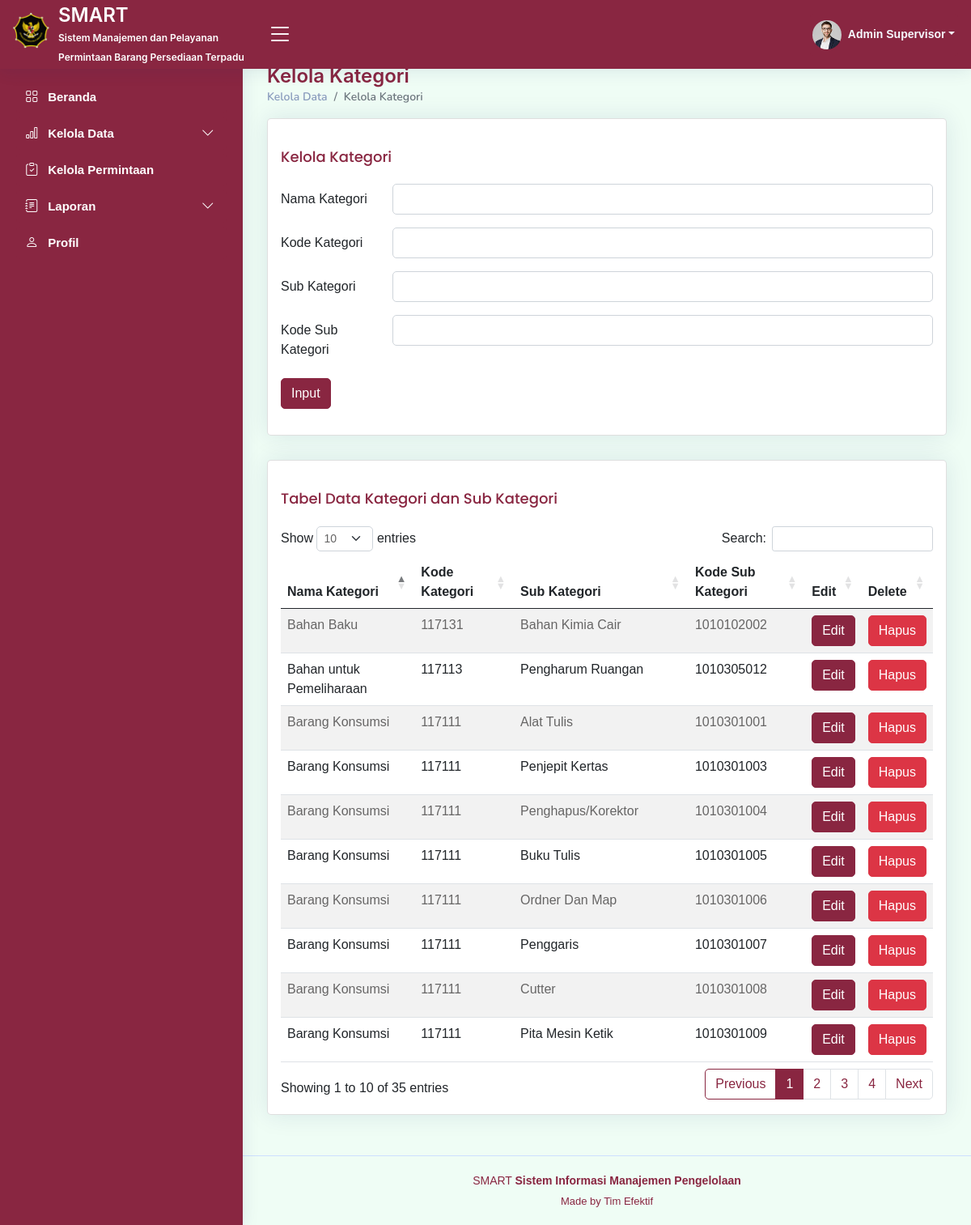
Before: /kelolaKategori.php (signed in) with the older database file.
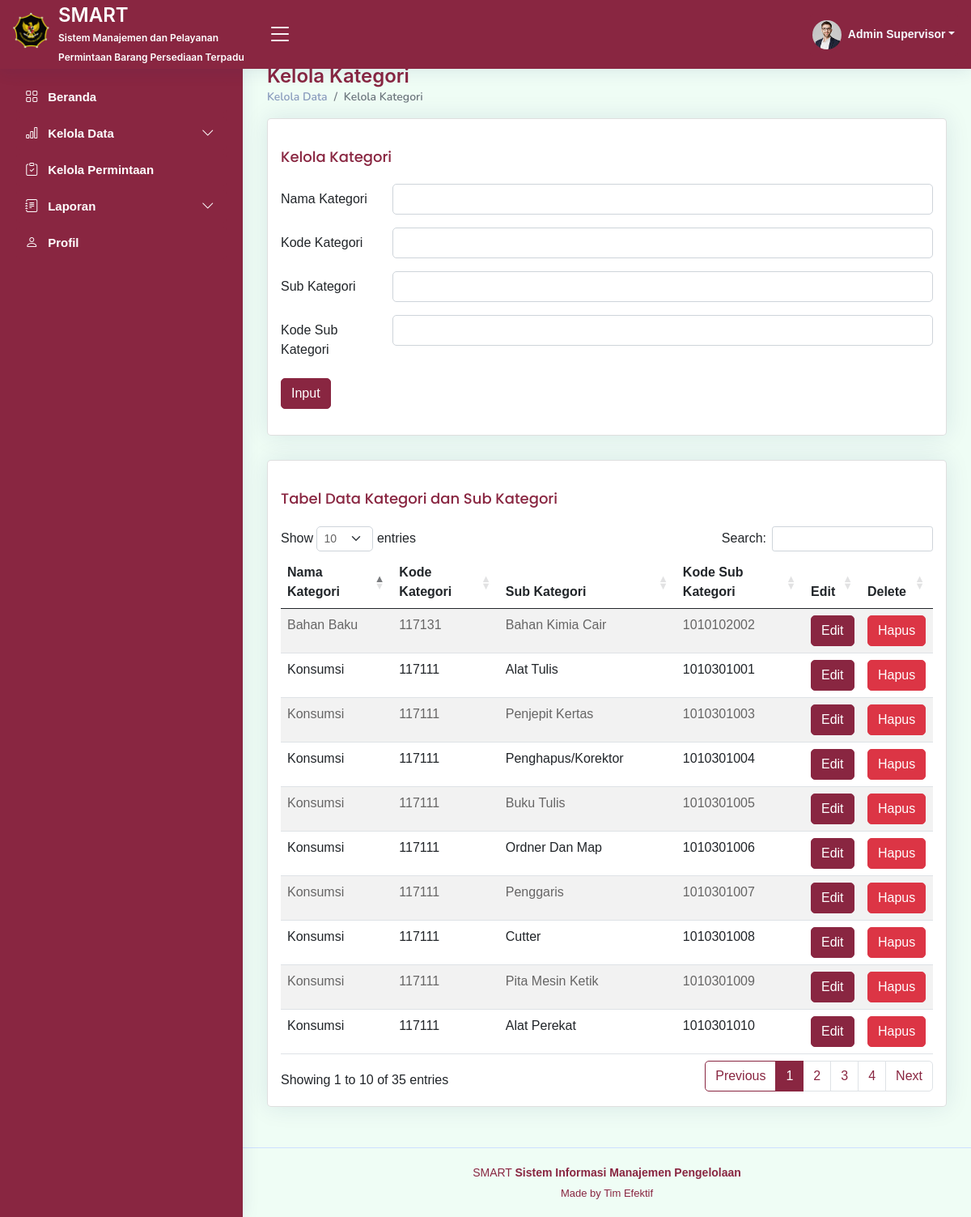
After: the same page with the newer database file.
### tables this page shows
CREATE TABLE `tb_kategori` (
  `id_kategori` int(11) NOT NULL,
  `nama_kategori` varchar(50) NOT NULL,
  `kode_kategori` int(11) NOT NULL,
  `nama_sub_kategori` varchar(50) NOT NULL,
  `kode_sub_kategori` int(11) NOT NULL
);

### kelolaKategori.php (the view, shortened to what this page needs)
<?php
$nama_lengkap = $_SESSION['nama_lengkap'];
?>
<!DOCTYPE html>
<head>
  <link href="assets/vendor/bootstrap/css/bootstrap.min.css" rel="stylesheet" />
  <link href="assets/vendor/bootstrap-icons/bootstrap-icons.css" rel="stylesheet" />
  <link href="assets/vendor/boxicons/css/boxicons.min.css" rel="stylesheet" />
  <link href="assets/vendor/quill/quill.snow.css" rel="stylesheet" />
  <link href="assets/vendor/quill/quill.bubble.css" rel="stylesheet" />
  <link href="assets/vendor/remixicon/remixicon.css" rel="stylesheet" />
  <link href="assets/vendor/simple-datatables/style.css" rel="stylesheet" />
  <link rel="stylesheet" href="https://cdnjs.cloudflare.com/ajax/libs/twitter-bootstrap/5.2.0/css/bootstrap.min.css" />
  <link rel="stylesheet" href="https://cdn.datatables.net/1.13.4/css/dataTables.bootstrap5.min.css" />
  <link href="https://cdnjs.cloudflare.com/ajax/libs/font-awesome/5.10.0/css/all.min.css" rel="stylesheet" />
  <link href="https://cdn.jsdelivr.net/npm/bootstrap-icons@1.4.1/font/bootstrap-icons.css" rel="stylesheet" />
  <link href="assets/css/style.css" rel="stylesheet" />
  <link href="assets/css/bootstrap.min.css" rel="stylesheet" />
</head>
<body>
  <header id="header" class="header fixed-top d-flex align-items-center">
    <div class="d-flex align-items-center justify-content-between">
      <a href="index.html" class="logo d-flex align-items-center">
        <img src="assets/img/logo2.png" alt="">
        <span class="htsimpan">SMART<br>
          <tb class="tbsmart">Sistem Manajemen dan Pelayanan Permintaan Barang Persediaan Terpadu</tb>
        </span>
      </a>
      <i class="bi bi-list toggle-sidebar-btn"></i>
    </div>
    <nav class="header-nav ms-auto">
      <ul class="d-flex align-items-center">
        <li class="nav-item dropdown pe-3">
          <a class="nav-link nav-profile d-flex align-items-center pe-0" href="#" data-bs-toggle="dropdown">
            <img src="assets/img/profile-img.jpg" alt="Profile" class="rounded-circle">
            <span class="d-none d-md-block dropdown-toggle ps-2"><?php echo $nama_lengkap; ?></span> </a>
        </li>
      </ul>
    </nav>
  </header>
  <aside id="sidebar" class="sidebar">
    <ul class="sidebar-nav" id="sidebar-nav">
      <li class="nav-item">
        <a class="nav-link" href="index.php">
          <i class="bi bi-grid"></i>
          <span>Beranda</span>
        </a>
      </li>
      <li class="nav-item">
        <a class="nav-link collapsed" data-bs-target="#tables-nav" data-bs-toggle="collapse" href="#">
          <i class="bi bi-bar-chart"></i><span>Kelola Data</span><i class="bi bi-chevron-down ms-auto"></i>
        </a>
      </li>
      <li class="nav-item">
        <a class="nav-link collapsed" href="kelolaPermintaan.php">
          <i class="bi bi-clipboard-check"></i><span>Kelola Permintaan</span>
        </a>
      </li>
      <li class="nav-item">
        <a class="nav-link collapsed" data-bs-target="#forms-nav" data-bs-toggle="collapse" href="#">
          <i class="bi bi-journal-text"></i><span>Laporan</span><i class="bi bi-chevron-down ms-auto"></i>
        </a>
      </li>
      <li class="nav-item">
        <a class="nav-link collapsed" href="profil.php">
          <i class="bi bi-person"></i>
          <span>Profil</span>
        </a>
      </li>
    </ul>
  </aside>
  <main id="main" class="main">
    <div class="pagetitle">
      <h1>Kelola Kategori</h1>
      <nav>
        <ol class="breadcrumb">
          <li class="breadcrumb-item"><a href="index.html">Kelola Data</a></li>
          <li class="breadcrumb-item active">Kelola Kategori</li>
        </ol>
      </nav>
    </div>
    <div class="col-lg-12">
      <div class="card">
        <div class="card-body">
          <h5 class="card-title">Kelola Kategori</h5>
          <form action="tambahKategori.php" method="post">
            <div class="row mb-3">
              <label for="barang" class="col-sm-2 col-form-label">Nama Kategori </label>
              <div class="col-sm-10">
                <input class="form-control" type="text" name="nama_kategori" id="barang" required>
              </div>
            </div>
            <div class="row mb-3">
              <label for="inputNumber" class="col-sm-2 col-form-label">Kode Kategori</label>
              <div class="col-sm-10">
                <input type="number" name="kode_kategori" class="form-control">
              </div>
            </div>
            <div class="row mb-3">
              <label for="barang" class="col-sm-2 col-form-label">Sub Kategori </label>
              <div class="col-sm-10">
                <input class="form-control" type="text" name="nama_sub_kategori" id="barang" required>
              </div>
            </div>
            <div class="row mb-3">
              <label for="inputNumber" class="col-sm-2 col-form-label">Kode Sub Kategori</label>
              <div class="col-sm-10">
                <input type="number" name="kode_sub_kategori" class="form-control">
              </div>
            </div>
            <div class="row mb-3">
              <div class="col-sm-10">
                <button type="submit" class="btn btn-primary">Input</button>
              </div>
            </div>
          </form>
        </div>
      </div>
      <section class="section">
        <div class="row">
          <div class="col-lg-12">
            <div class="card">
              <div class="card-body">
                <h5 class="card-title">Tabel Data Kategori dan Sub Kategori</h5>
                <table id="example" class="table table-striped" style="width:100%">
                  <thead>
                    <tr>
                      <th>Nama Kategori</th>
                      <th>Kode Kategori</th>
                      <th>Sub Kategori</th>
                      <th>Kode Sub Kategori</th>
                      <th>Edit</th>
                      <th>Delete</th>
                    </tr>
                  </thead>
                  <tbody>
                    <?php
                    $con = db_connect();
                    $query = "SELECT nama_kategori, kode_kategori, nama_sub_kategori, kode_sub_kategori FROM tb_kategori";
                    $result = mysqli_query($con, $query);
                    while ($row = mysqli_fetch_assoc($result)) {
                      $namaKategori = $row['nama_kategori'];
                      $kodeKategori = $row['kode_kategori'];
                      $subKategori = $row['nama_sub_kategori'];
                      $kodeSubKategori = $row['kode_sub_kategori'];
                      echo "<tr>";
                      echo "<td>$namaKategori</td>";
                      echo "<td>$kodeKategori</td>";
                      echo "<td>$subKategori</td>";
                      echo "<td>$kodeSubKategori</td>";
                      echo "<td><button type='button' class='btn btn-primary' onclick='toggleEditPopup(\"$namaKategori\", \"$kodeKategori\", \"$subKategori\", \"$kodeSubKategori\")'>Edit</button></td>";
                      echo "<td><button type='button' class='btn btn-danger' onclick='confirmDelete(\"$subKategori\")'>Hapus</button></td>";
                      echo "</tr>";
                    }
                    ?>
                  </tbody>
                </table>
              </div>
            </div>
          </div>
        </div>
      </section>
  </main>
  <footer id="footer" class="footer">
    <div class="copyright">
      SMART <strong><span>Sistem Informasi Manajemen Pengelolaan</span></strong>
    </div>
    <div class="credits">
      Made by <a href="https://bootstrapmade.com/">Tim Efektif</a>
    </div>
  </footer>
</body>
</html>

### assets/css/style.css (style rules this page uses)
body { font-family: "Open Sans", sans-serif; background: #f6f9ff; color: #444444; }
a { color: #892641; text-decoration: none; }
h1, h2, h3, h4, h5, h6 { font-family: "Nunito", sans-serif; }
#main { margin-top: 60px; padding: 20px 30px; transition: all 0.3s; }
.pagetitle { margin-bottom: 10px; }
.pagetitle h1 { font-size: 24px; margin-bottom: 0; font-weight: 600; color: #892641; }
.card { margin-bottom: 30px; border: none; border-radius: 5px; box-shadow: 0px 0 30px rgba(1, 41, 112, 0.1); }
.card-title { padding: 20px 0 15px 0; font-size: 18px; font-weight: 500; color: #892641; font-family: "Poppins", sans-serif; }
.card-body { padding: 0 20px 20px 20px; }
.breadcrumb { font-size: 14px; font-family: "Nunito", sans-serif; color: #899bbd; font-weight: 600; }
.breadcrumb a { color: #899bbd; transition: 0.3s; }
.breadcrumb .breadcrumb-item::before { color: #899bbd; }
.breadcrumb .active { color: #892641; font-weight: 600; }
.logo { line-height: 1; }
@media (min-width: 1200px) { .logo { width: 300px; } }
.logo img { position: relative; top: -5px; left: -4px; max-height: 45px; margin-right: 7px; }
.logo span { font-size: 24px; font-weight: 600; color: #fff; font-family: "Inter", sans-serif; }
.header { transition: all 0.5s; z-index: 997; height: 85px; box-shadow: 0px 2px 20px rgba(1, 41, 112, 0.1); background-color: #fff; padding-left: 20px; }
.header .toggle-sidebar-btn { font-size: 32px; padding-left: 10px; cursor: pointer; color: #fff; }
.header-nav ul { list-style: none; }
.header-nav > ul { margin: 0; padding: 0; }
.header-nav .nav-link { color: #fff; transition: 0.3; background: #892641; border-radius: 4px; }
.header-nav .nav-profile { color: #f6f9ff; }
.header-nav .nav-profile img { max-height: 36px; }
.header-nav .nav-profile span { font-size: 14px; font-weight: 600; }
.header-nav .dropdown-toggle { padding-right: 4px; }
.sidebar { position: fixed; top: 80px; left: 0; bottom: 0; width: 300px; z-index: 996; transition: all 0.3s; padding: 20px; overflow-y: auto; scrollbar-width: thin; scrollbar-color: #aab7cf transparent; box-shadow: 0px 0px 20px rgba(1, 41, 112, 0.1); background-color: #fff; }
@media (min-width: 1200px) { #main, #footer { margin-left: 300px; } }
.sidebar-nav { padding: 0; margin: 0; list-style: none; }
.sidebar-nav li { padding: 0; margin: 0; list-style: none; }
.sidebar-nav .nav-item { margin-bottom: 5px; }
.sidebar-nav .nav-link { display: flex; align-items: center; font-size: 15px; font-weight: 600; color: #fff; transition: 0.3; background: #892641; padding: 10px 15px; border-radius: 4px; }
.sidebar-nav .nav-link i { font-size: 16px; color: #fff; padding: 0 12px 0 8px; }
.sidebar-nav .nav-link.collapsed { color: #fff; background: #892641; }
.sidebar-nav .nav-link.collapsed i { color: #fff; }
.sidebar-nav .nav-link .bi-chevron-down { margin-right: 0; transition: transform 0.2s ease-in-out; }
.footer { padding: 20px 0; font-size: 14px; transition: all 0.3s; border-top: 1px solid #cddfff; }
.footer .copyright { text-align: center; color: #892641; }
.footer .credits { padding-top: 5px; text-align: center; font-size: 13px; color: #892641; }

### kelolaKategori.php (style rules this page uses)
.header { background-color: #892641; }
.sidebar { background-color: #892641; }
.tbsmart { font-size: 12px; margin-bottom: 0; font-weight: 600; color: #ffffff; }

Changed rows visible on the page:
no longer on this page (row edited): tb_kategori: nama_kategori "Bahan untuk Pemeliharaan", kode_kategori "117113", nama_sub_kategori "Pengharum Ruangan", kode_sub_kategori "1010305012"
changed tb_kategori "Alat Tulis": nama_kategori "Barang Konsumsi" → "Konsumsi"
changed tb_kategori "Penjepit Kertas": nama_kategori "Barang Konsumsi" → "Konsumsi"
changed tb_kategori "Penghapus/Korektor": nama_kategori "Barang Konsumsi" → "Konsumsi"
changed tb_kategori "Buku Tulis": nama_kategori "Barang Konsumsi" → "Konsumsi"
changed tb_kategori "Ordner Dan Map": nama_kategori "Barang Konsumsi" → "Konsumsi"
changed tb_kategori "Penggaris": nama_kategori "Barang Konsumsi" → "Konsumsi"
changed tb_kategori "Cutter": nama_kategori "Barang Konsumsi" → "Konsumsi"
changed tb_kategori "Pita Mesin Ketik": nama_kategori "Barang Konsumsi" → "Konsumsi"
now on this page (row edited): tb_kategori: nama_kategori "Konsumsi", kode_kategori "117111", nama_sub_kategori "Alat Perekat", kode_sub_kategori "1010301010"
